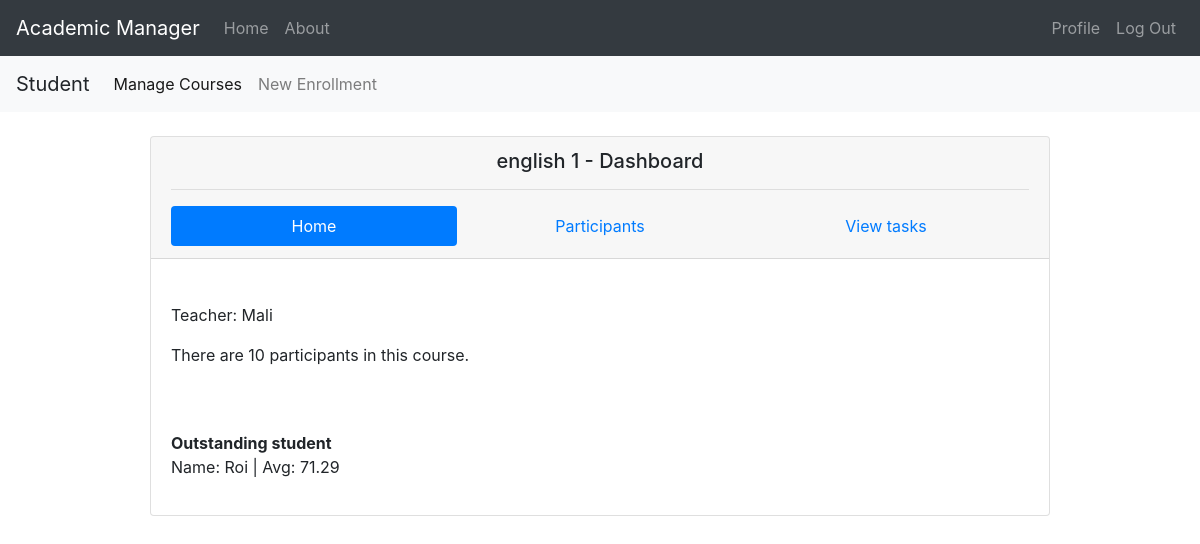
/courses/2/dashboard/2 (signed in), run on an earlier commit of the app's database.
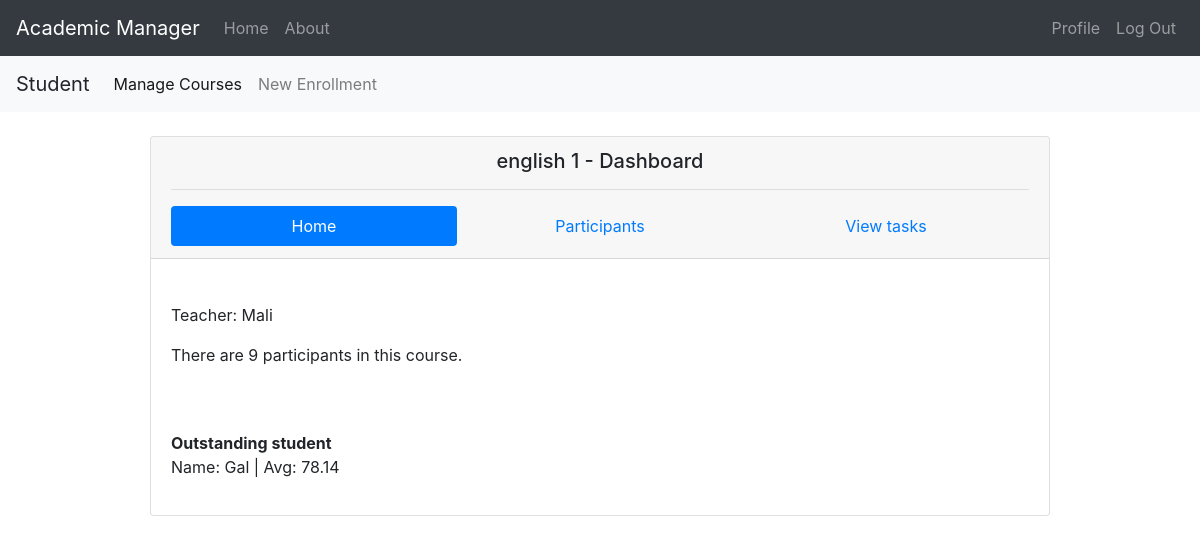
And on a later commit of the database.
### academic_manager/models.py (models this page shows, shortened)
class Student(db.Model):
    id = db.Column(db.Integer, primary_key=True)
    user_name = db.Column(db.String(30), nullable=False, unique=True)
    email = db.Column(db.String(100), nullable=False, unique=True)
    password = db.Column(db.String(60), nullable=False)
    creation_date = db.Column(db.DateTime, nullable=False, default=datetime.now)
    last_seen = db.Column(db.DateTime, nullable=False, default=datetime.now)
    enrollment = db.relationship('Enrollment', backref='student', lazy=True)
    def avg(self):
        grade_list = [int(enroll.grade) for enroll in self.enrollment if enroll.grade]
        if grade_list:
            return reduce(lambda a, b: a + b, grade_list) / len(grade_list)
        else:
            return 0

class Enrollment(db.Model):
    id = db.Column(db.Integer, primary_key=True)
    course_id = db.Column(db.Integer, db.ForeignKey('course.id'), nullable=False)
    student_id = db.Column(db.Integer, db.ForeignKey('student.id'), nullable=False)
    grade = db.Column(db.Integer, nullable=True)

### academic_manager/courses/routes.py (the view)
@courses.route("/<int:course_id>/dashboard/<int:student_id>", methods=['POST', 'GET'])
def course_dashboard_student(course_id, student_id):
    if request.method == "POST":
        pass  # todo edith later
    else:
        course_to_view = Course.query.get(course_id)
        tasks = Task.query.filter_by(course_id=course_id).order_by(Task.date_posted.desc()).all()
        best_student = get_best_student(course_id)
        student = Student.query.get(student_id)
        if "user_name" in session and course_to_view and student:
            if student.user_name == session["user_name"]:
                return render_template("course_dashboard_student.html", course=course_to_view,
                                       tasks=tasks, best_student=best_student)
    flash("Page not found!", "warning")
    return redirect(url_for("main.home"))

### academic_manager/students/utilities.py (called while the page is built)
def get_best_student(course_id=0):
    if course_id:
        try:
            enrollment_list = Enrollment.query.filter_by(course_id=course_id)
            best_grade_enrollment = max(enrollment_list, key=lambda x: x.grade)
            return best_grade_enrollment.student
        except:
            return None
    else:
        try:
            student_list = Student.query.all()
            return max(student_list, key=lambda x: x.avg())
        except:
            return None

### academic_manager/courses/templates/course_dashboard_student.html (shortened to what this page needs)
{% extends "base.html" %}
{% block content %}
<div class="card-header">
    <h5 style="text-align:center;">{{ course.course_name }} - Dashboard</h5>
    <hr>
    <ul class="nav nav-pills nav-justified" id="pills-tab" role="tablist">
      <li class="nav-item" role="presentation">
        <a class="nav-link active" id="pills-home-tab" data-toggle="pill" href="#pills-home" role="tab"
           aria-controls="pills-home" aria-selected="true">Home</a>
      </li>
      <li class="nav-item" role="presentation">
        <a class="nav-link" id="pills-participants-tab" data-toggle="pill" href="#pills-participants" role="tab"
           aria-controls="pills-participants" aria-selected="false">Participants</a>
      </li>
      <li class="nav-item" role="presentation">
        <a class="nav-link" id="pills-tasks-tab" data-toggle="pill" href="#pills-tasks" role="tab"
           aria-controls="pills-tasks" aria-selected="false">View tasks</a>
      </li>
    </ul>
</div>
<div class="card-body">
    <br>
    <div class="tab-content" id="pills-tabContent">
      <div class="tab-pane fade show active" id="pills-home" role="tabpanel" aria-labelledby="pills-home-tab">
          <p>Teacher: {{ course.lecturer.user_name }}</p>
          <p>There are {{ course.enrollment|length }} participants in this course.</p><br><br>
          {% if best_student %}
            <strong>Outstanding student</strong>
            <p>Name: {{ best_student.user_name }} |  Avg: {{ '%0.2f' % best_student.avg()|float }}</p>
          {% endif %}
      </div>
    </div>
</div>
{% endblock %}

What changed in the data, as far as the page shows it:
no longer on this page (row edited): Student: user_name "Roi"
no longer on this page (row edited): Enrollment: grade.grade "71.29"
now on this page (row edited): Student: user_name "Gal"
added Enrollment: grade.grade "78.14"
Also different on the page:
{{ course.enrollment|length }}: "10" → "9"
